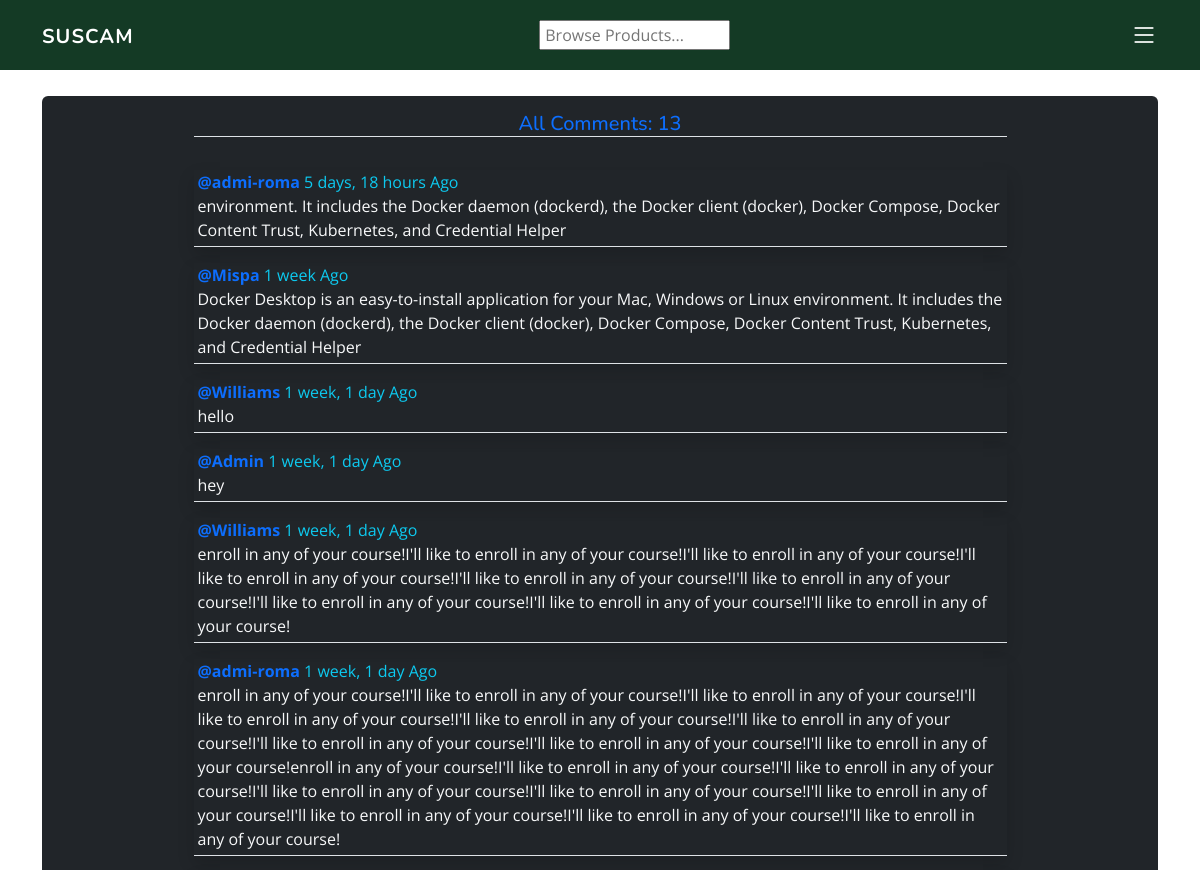
The page /comments/ (signed in, upper part) on the database as committed earlier.
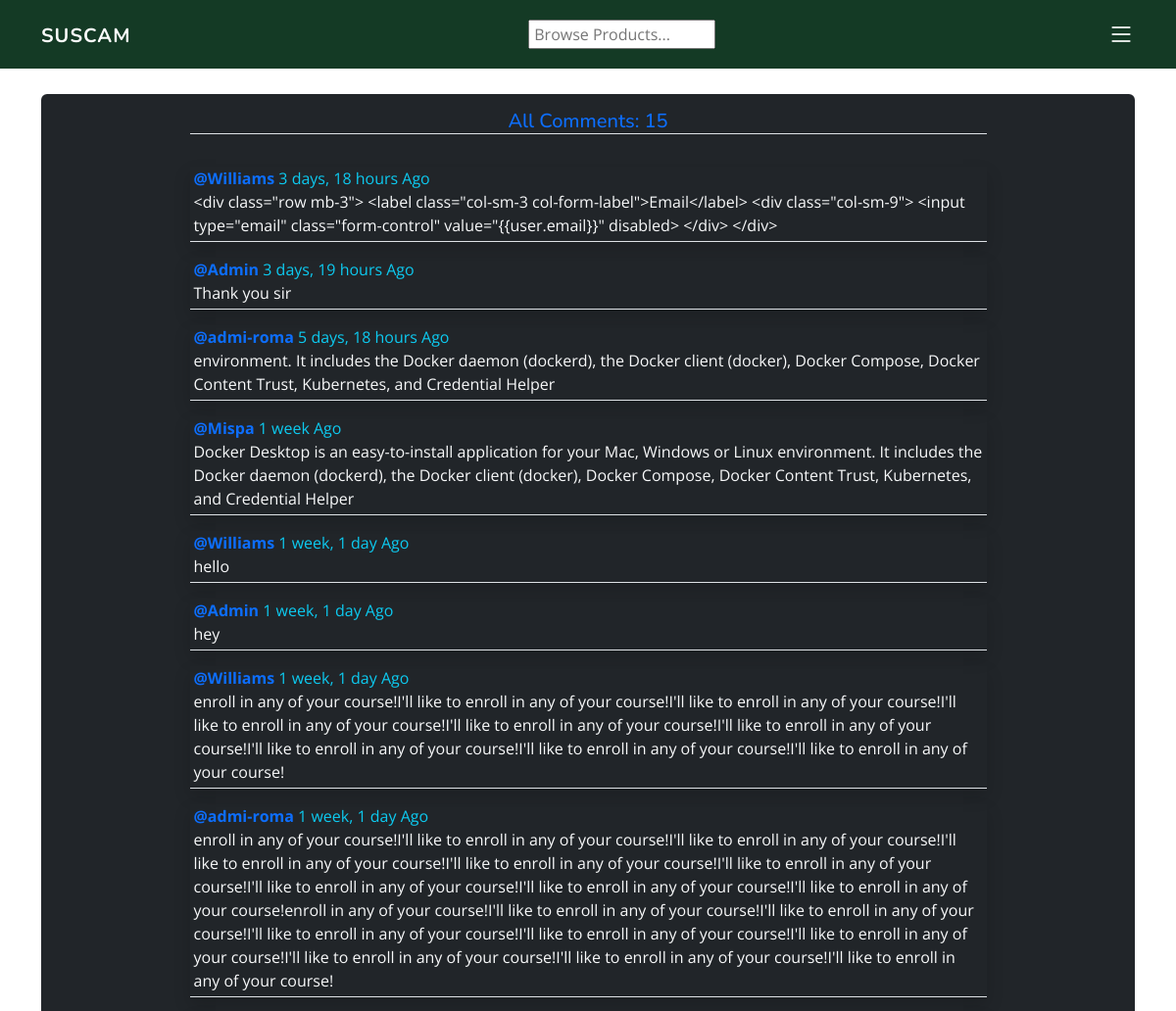
The same page on the database as committed later.
### Base/models.py (models this page shows, shortened)
class Comments(models.Model):
    user = models.ForeignKey(User, on_delete=models.SET_NULL, null=True)
    id = models.AutoField( primary_key=True)
    message = models.TextField()
    comment_date = models.DateTimeField(auto_now_add=True)
    class Meta:
        ordering = ['-comment_date',]

### Base/views.py (the view)
# urls.py: path('comments/', views.comments, name='comments'),
def comments(request):
    user_profile = Profile.objects.all()
    comments = Comments.objects.all()
    return render(request, 'Home/comments.html', { 'comments': comments, 'user_profile' : user_profile, })

### templates/Home/comments.html
{% extends "Navbar/navbar.html" %}
{% block content %}
    <div class="container mt-5 py-5">
        <div class="row bg-dark rounded justify-content-center">
            <div class="col-md-9 p-auto rounded">
                <center><h5 class="text-primary pt-3 border-bottom">All Comments: {{comments.count}}</h5></center><hr>
                {% for comment in comments %}
                <p class="text-info shadow pb-1 px-1 border-bottom"><span class="text-primary"><strong>@{{ comment.user.username }} </strong></span> {{ comment.comment_date|timesince }} Ago<br> <span class="text-light">{{ comment.message }}</span></p>
                {% endfor %}
            </div>
        </div>
    </div>
{% endblock content %}

Rows that differ between the two databases and show on the page:
added Comments: user.username "Williams", comment_date "3 days, 18 hours", message "<div class=\"row mb-3\"> <label class=\"col-sm-3 col-form-label\">Email</label> <div class=\"col-sm-9\"> <input type=\"email\" class=\"form-control\" value=\"{{user.email}}\" disabled> </div> </div>"
added Comments: user.username "Admin", comment_date "3 days, 19 hours", message "Thank you sir"
Other text that changed with them:
{{ comments.count }}: "13" → "15"
